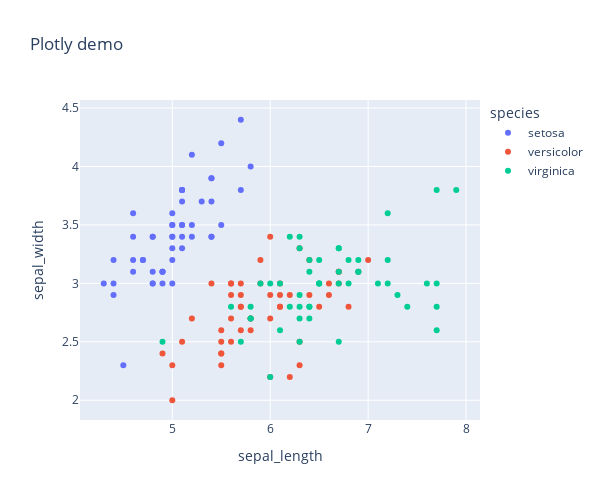

Here is the notebook cell this chart was saved with:
### Code cell
px.scatter(
    data_frame=df, 
    x="sepal_length", 
    y="sepal_width", 
    color="species",
    width=600,
    height=500,
    title="Plotly demo",
)

### Figure 1 — Plotly figure (JSON) as saved in the notebook; plotly's stock layout.template omitted (floating-point values rounded to 4 significant figures)
{"data": [{"hovertemplate": "species=setosa<br>sepal_length=%{x}<br>sepal_width=%{y}<extra></extra>", "legendgroup": "setosa", "marker": {"color": "#636efa", "symbol": "circle"}, "mode": "markers", "name": "setosa", "orientation": "v", "showlegend": true, "type": "scatter", "x": [5.1, 4.9, 4.7, 4.6, 5, 5.4, 4.6, 5, 4.4, 4.9, 5.4, 4.8, 4.8, 4.3, 5.8, 5.7, 5.4, 5.1, 5.7, 5.1, 5.4, 5.1, 4.6, 5.1, 4.8, 5, 5, 5.2, 5.2, 4.7, 4.8, 5.4, 5.2, 5.5, 4.9, 5, 5.5, 4.9, 4.4, 5.1, 5, 4.5, 4.4, 5, 5.1, 4.8, 5.1, 4.6, 5.3, 5], "xaxis": "x", "y": [3.5, 3, 3.2, 3.1, 3.6, 3.9, 3.4, 3.4, 2.9, 3.1, 3.7, 3.4, 3, 3, 4, 4.4, 3.9, 3.5, 3.8, 3.8, 3.4, 3.7, 3.6, 3.3, 3.4, 3, 3.4, 3.5, 3.4, 3.2, 3.1, 3.4, 4.1, 4.2, 3.1, 3.2, 3.5, 3.1, 3, 3.4, 3.5, 2.3, 3.2, 3.5, 3.8, 3, 3.8, 3.2, 3.7, 3.3], "yaxis": "y"}, {"hovertemplate": "species=versicolor<br>sepal_length=%{x}<br>sepal_width=%{y}<extra></extra>", "legendgroup": "versicolor", "marker": {"color": "#EF553B", "symbol": "circle"}, "mode": "markers", "name": "versicolor", "orientation": "v", "showlegend": true, "type": "scatter", "x": [7, 6.4, 6.9, 5.5, 6.5, 5.7, 6.3, 4.9, 6.6, 5.2, 5, 5.9, 6, 6.1, 5.6, 6.7, 5.6, 5.8, 6.2, 5.6, 5.9, 6.1, 6.3, 6.1, 6.4, 6.6, 6.8, 6.7, 6, 5.7, 5.5, 5.5, 5.8, 6, 5.4, 6, 6.7, 6.3, 5.6, 5.5, 5.5, 6.1, 5.8, 5, 5.6, 5.7, 5.7, 6.2, 5.1, 5.7], "xaxis": "x", "y": [3.2, 3.2, 3.1, 2.3, 2.8, 2.8, 3.3, 2.4, 2.9, 2.7, 2, 3, 2.2, 2.9, 2.9, 3.1, 3, 2.7, 2.2, 2.5, 3.2, 2.8, 2.5, 2.8, 2.9, 3, 2.8, 3, 2.9, 2.6, 2.4, 2.4, 2.7, 2.7, 3, 3.4, 3.1, 2.3, 3, 2.5, 2.6, 3, 2.6, 2.3, 2.7, 3, 2.9, 2.9, 2.5, 2.8], "yaxis": "y"}, {"hovertemplate": "species=virginica<br>sepal_length=%{x}<br>sepal_width=%{y}<extra></extra>", "legendgroup": "virginica", "marker": {"color": "#00cc96", "symbol": "circle"}, "mode": "markers", "name": "virginica", "orientation": "v", "showlegend": true, "type": "scatter", "x": [6.3, 5.8, 7.1, 6.3, 6.5, 7.6, 4.9, 7.3, 6.7, 7.2, 6.5, 6.4, 6.8, 5.7, 5.8, 6.4, 6.5, 7.7, 7.7, 6, 6.9, 5.6, 7.7, 6.3, 6.7, 7.2, 6.2, 6.1, 6.4, 7.2, 7.4, 7.9, 6.4, 6.3, 6.1, 7.7, 6.3, 6.4, 6, 6.9, 6.7, 6.9, 5.8, 6.8, 6.7, 6.7, 6.3, 6.5, 6.2, 5.9], "xaxis": "x", "y": [3.3, 2.7, 3, 2.9, 3, 3, 2.5, 2.9, 2.5, 3.6, 3.2, 2.7, 3, 2.5, 2.8, 3.2, 3, 3.8, 2.6, 2.2, 3.2, 2.8, 2.8, 2.7, 3.3, 3.2, 2.8, 3, 2.8, 3, 2.8, 3.8, 2.8, 2.8, 2.6, 3, 3.4, 3.1, 3, 3.1, 3.1, 3.1, 2.7, 3.2, 3.3, 3, 2.5, 3, 3.4, 3], "yaxis": "y"}], "layout": {"height": 500, "legend": {"title": {"text": "species"}, "tracegroupgap": 0}, "title": {"text": "Plotly demo"}, "width": 600, "xaxis": {"anchor": "y", "autorange": true, "domain": [0, 1], "range": [4.058, 8.142], "title": {"text": "sepal_length"}, "type": "linear"}, "yaxis": {"anchor": "x", "autorange": true, "domain": [0, 1], "range": [1.831, 4.569], "title": {"text": "sepal_width"}, "type": "linear"}}}
